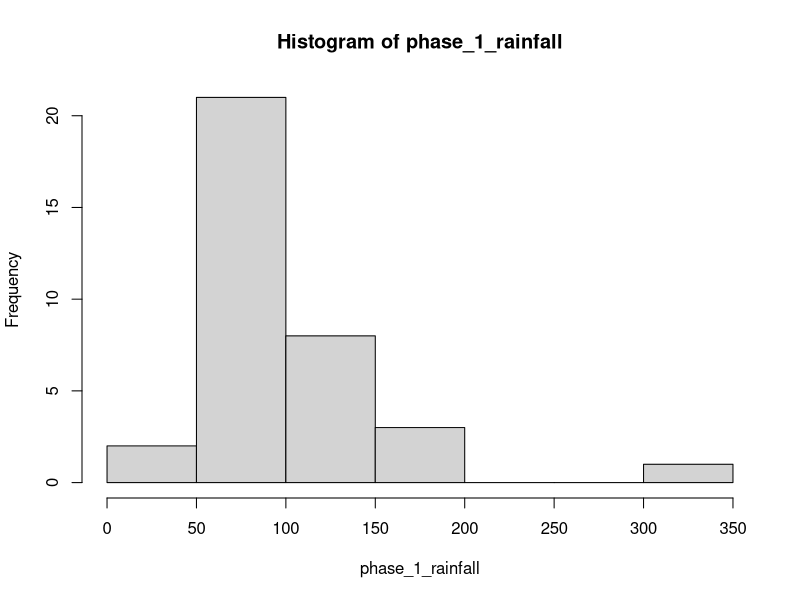
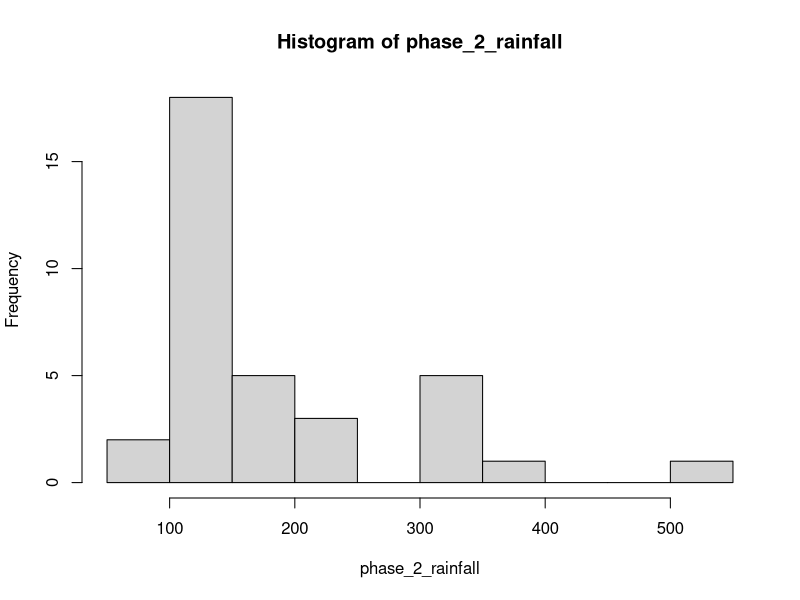
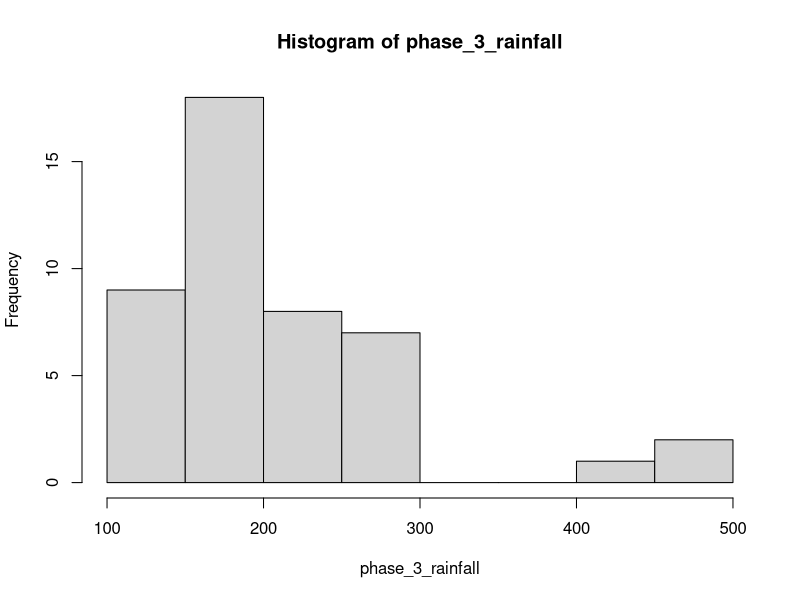

Generate these figures, in order, with R:
# Summer 2003, policy marketed to 2 villages using BASIXs best sales force 148 
#   farmers purchased the policy Paying 74000 Rs (1800$) for coverage of 600 
#   total acres of land 15% commission on sales, negligible revenue far 
#   outweighed by staff time, developing customer relations
# 
farmersPurchase2003 <- 148
totalPremium2003 <- 74000 
totalLand2003 <- 600
commisions2003 <- totalPremium2003*0.15

costOfStaffTime <- commisions2003 # AT LEAST 


# BASIX at large 60000 borrowers in 4000 villages in 30 districts
# 
# loan products typically had an annual percentage rate of 24% primarily 
# individual, sometimes grouped joint liabilities. average load size of 8800 Rs,
# 
# typically repaid in 11 to 24 months, monthly repayments matched to cash flow? 
#    crop loans mature after harvest small enterprise loans require 
#    regular month payments.
# 
totalVillages <- 4000
loanInterest <- .24
averageLoanSize <- 8800
repaymentMonths <- runif(1,min = 11,max = 24) #just random for fun


# BASIX primary source of operating income is interest on the above loans 
# SEE INCOME EXHIBIT 2 
# 9% cost of capitol 2% provisioning for future loan losses FY 2003 expected 
#   long term loan loss rate was ~ 2% typical repayment rates for micro finance 
#   institutions ranged between 97% and 99% BASIX has a lower repayment rate 
#   then typical. Because of drought
#   BASIX had an on-time repayment rate of 93.3%? Do we need to consider this factor?

costOfCapitol <- 0.09
provisioning <- 0.02
typicalLossRate <- 0.02
ontimerepaymentRate <- 0.933
repaymentRate <- runif(1,min = 0.97,max = 0.99)

# BASIX also sells life insurance, first to borrowers, bundled with the loan, 
#    60000 borrowers policy covered 1.5 times the amount of the initial loan 
#   and eventually even to non-borrowers By 2004 BASIX is using 250 customer 
#   service agents serving exclusively areas where commercial banks and micro 
#   finance corporations were not operating areas previously served by local 
#   moneylenders 10% interest per month or higher no competition for insurance 
#   sales for at least 5-10 years
# 
lifeInsurancePolicies <- 60000
coverage <- 1.5 * averageLoanSize
agents2004 <- 250
locallyAvailableLoanRate <- 0.1 # per MONTH




# A BASIX client agriculture as a primary source of income in 
#     Andhra Pradesh (AP) 
# a single household of ~5 members, a couple, a parent, and two children. 
# ~3 acres of land ownership whereupon they would grow groundnuts or castor seed 
# 3 acres of groundnut yielded 1 ton (1000 kg) of seeds, 
#     which could be sold for 25-35 Rs / kg. 
# middle men take substantial cut of profits households also have farm animals, 
#  grow food crops (maize or sorghum) expenses include farming inputs, 
#  seed and fertilizer, food, clothing, and fuel
# 

householdSize <- 5
landOwnership <- 3 #acres
groundNutYeildPerAcre <- 333 #kilogram
groundNutSale <-sum(runif(groundNutYeildPerAcre*landOwnership, 
                          min = 25, max = 35)) #cheeky

# farmAnimalCost <- 
# foodCropsCost <- 
# seedCost <-
# fertilizerCost <- 
# foodCost <-
# clothingCost <- 
# fuelCost <-




# SEE CLIENTELE INCOME DISTRIBUTION IN EXHIBIT 3



# Farmers in AP and Tamil Nadu grow rice, groundnuts, sorghum, and more? 
# limited to no irrigation rainfall levels are an important determinant of 
# agricultural productivity The quality of monsoons is an actual determinant 
# of economic growth nationwide two growing cycles Jun- Nov and Dec- Apr 
# monsoon occurs during Jun- Nov
# 
# Farmers had to pay for seeds, fertilizer and labor long before profits. 
# Goods were purchased on credit so farmers are in debt most of the year.
# 
# HOUSE HOLD RISK MANAGEMENT Grim situation with perilous, 
#  costly circumstances, harsh saving conditions.
# 
# FINANCIAL RISK MANAGEMENT SERVICES Helping the house hold risk management 
# situation needed a credit solution. However a credit solution was not enough. 
# Provisions for insurance against livestock death and crop failure would go far.
# 
# Crop insurance classically sold by the national government was a conditioned 
#  bundling for borrowing. BASIX clients are ineligible.
# 
# National crop insurance was no premier service though. 
#   Unequally distributed benefits and slow payments.
# 
# Earliest crop insurance product by BASIX in 2000, 3 villages, 
#   farmers pooled risk, individuals would pay a premium annually. 
# A fraction of the funds would be kept in a village account. 
#  Balance accumulated in a "multi-village" account. 
#  Farmers would internally accept or reject claims. 
#  Losses would be drawn from the village account, 
#       and then the "mutli-village" account. 
#  BASIX was liable for claims exceeding the total premiums accumulated.
# 
# Administration costs were too high. 
#   Farmers were reluctant to pay the high premiums.
# 
# RAINFALL INSURANCE
# 
# Using a designated rainfall station near clients: 
#    Policy would pay cash if measured rainfall was particularly low. 
#    Clients would pay premiums.
# 
# A private insurance company was brought in with international connections. 
#  BASIX would act only as a sales agent, and earn commissions. 
#  Not be responsible for the payouts.
# 
# How should the rainfall index be designed?
#   
# What should the targets and payouts be?
#   
# What would be the policy's price?
# 
# Specific policies per crop? 
# 
# One-size-fits all?
# 
# Which would be easier to sell?
# 
# PRODUCT DESIGN AND MARKETING
# 
# Pilot program in only a few of the villages. Mahbudnagar district of AP.
# 
# 2003 Pilot policy would target just groundnuts and castor seed.
# 
# Food and Agricultural Organization suggested that groundnut required 
#   approximately 500-700 millimeters of water per year to produce good yield.
# 
# Growing period of May/June - mid October.
# 
# A MODEL FOR THE RELATIONSHIP BETWEEN CROP LOSS AND RAINFALL DEFICIT
# 
# blah blah blah
# 
# Weights are assigned to each part of the growing season to calculate rainfall index.
# 
# Insurance policy sets 653 mm target rainfall index over the growing period: 
#   May 11 to October 17, 2003. 
# 
# SEE EXHIBIT 5 for summary of 2003 policy
# 
# BASIX ignores other crop categories and focuses only on 
#    groundnuts and castor seed.
# 
# The policy only sold 150 policies. 
# 
# Fixed costs of development and administration and the cost of field agents' 
#       time far outweighed first year profits.
# 
# Agents took 3 hours to sell 600 Rs insurance policies,
# 
# Agents took 6 hours to sell make and service an average size loan.
# 
# Neglecting customer service agent travel time.
# 
# THE 2004 REVISED PRODUCT
# 
# Farmers were concerned about transparency.
# 
# SEE EXHIBIT 5 for revised policy
# Insurance Policy for Groundnut in 2004
period_1_normal <- 75
period_1_max <- 20
period_1_normal_payment <- 15
period_1_max_payment <- 3000

period_2_normal <- 110
period_2_max <- 10
period_2_normal_payment <- 40
period_2_max_payment <- 2000

period_3_normal <- 75
period_3_max <- 5
period_3_normal_payment <- 10
period_3_max_payment <- 1000

# SEE EXHIBIT 6 for historical distribution of 
#    rainfall for the periods covered by the policy.
n1 <- 35 
n2 <- 35
n3 <- 45

set.seed(1234) 
rlnorm2 <- function(n, mean, sd){
  rlnorm(n, log(mean*(1+sd^2/mean^2)^-.5), log(1+sd^2/mean^2)^.5)
}

phase_1_rainfall <- rlnorm2(n1, mean = 115, sd = 56)
phase_2_rainfall <- rlnorm2(n2, mean = 191.1, sd = 82.5)
phase_3_rainfall <- rlnorm2(n3, mean = 209.7, sd = 97.7)

hist(phase_1_rainfall)
hist(phase_2_rainfall)
hist(phase_3_rainfall)

# 
# DECISION
# 
# 2003 rainfall resulted in modest payouts. 
# 
# Farmers were satisfied about the speed of payouts. 
# 
# Good interest in policy for next monsoon season.
# 
# Caution was important though, trust was long earned.
# 
# Bundling the insurance and the loans could 
#      result in misunderstanding and default. 
# 
# Would the policy sell well?

#    What is the cost/benefit of the policy for all the farmers of different 
#           income levels?
#   What were the outcomes for farmers in the 2003 policy?

#   
#   What was the best way to explain it to clients?
#   
#   How to avoid "gouging' its captive clients?
# 
# Was the policy fair?
# 
# How could it help BASIX clients?

### WHAT WERE THE OTHER IMPORTANT 
### RISKS, 
### COSTS, or 
### BENEFITS that hadn't been considered?



